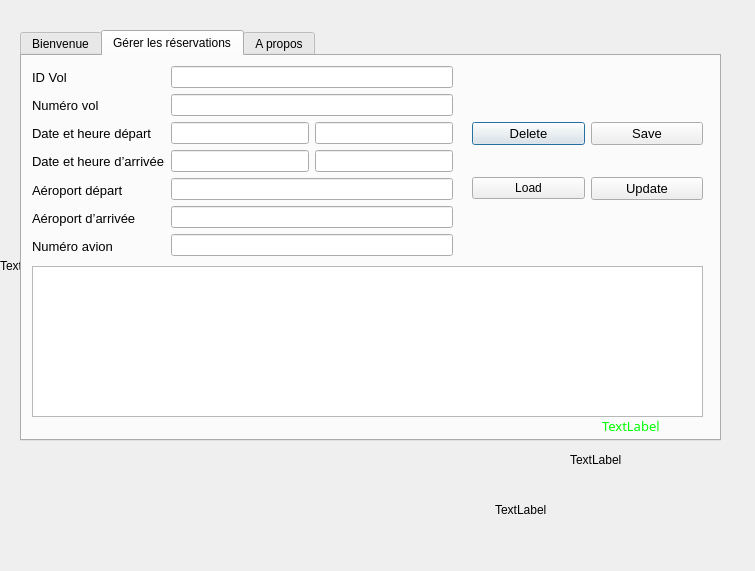
<?xml version="1.0" encoding="UTF-8"?>
<ui version="4.0">
 <class>User_Dialog</class>
 <widget class="QDialog" name="User_Dialog">
  <property name="geometry">
   <rect>
    <x>0</x>
    <y>0</y>
    <width>755</width>
    <height>571</height>
   </rect>
  </property>
  <property name="windowTitle">
   <string>Dialog</string>
  </property>
  <widget class="QTabWidget" name="tabWidget">
   <property name="geometry">
    <rect>
     <x>20</x>
     <y>30</y>
     <width>701</width>
     <height>411</height>
    </rect>
   </property>
   <property name="font">
    <font>
     <family>Segoe UI</family>
     <pointsize>9</pointsize>
    </font>
   </property>
   <property name="autoFillBackground">
    <bool>false</bool>
   </property>
   <property name="tabShape">
    <enum>QTabWidget::Rounded</enum>
   </property>
   <property name="currentIndex">
    <number>1</number>
   </property>
   <property name="iconSize">
    <size>
     <width>20</width>
     <height>20</height>
    </size>
   </property>
   <widget class="QWidget" name="tab">
    <attribute name="title">
     <string>Bienvenue</string>
    </attribute>
    <layout class="QHBoxLayout" name="horizontalLayout_2">
     <item>
      <widget class="QLabel" name="label_bienvenue_admin">
       <property name="text">
        <string/>
       </property>
       <property name="alignment">
        <set>Qt::AlignCenter</set>
       </property>
      </widget>
     </item>
    </layout>
   </widget>
   <widget class="QWidget" name="tab_4">
    <attribute name="title">
     <string>Gérer les réservations</string>
    </attribute>
    <widget class="QLabel" name="label_dbState">
     <property name="geometry">
      <rect>
       <x>580</x>
       <y>360</y>
       <width>121</width>
       <height>20</height>
      </rect>
     </property>
     <property name="palette">
      <palette>
       <active>
        <colorrole role="WindowText">
         <brush brushstyle="SolidPattern">
          <color alpha="255">
           <red>0</red>
           <green>255</green>
           <blue>0</blue>
          </color>
         </brush>
        </colorrole>
       </active>
       <inactive>
        <colorrole role="WindowText">
         <brush brushstyle="SolidPattern">
          <color alpha="255">
           <red>0</red>
           <green>255</green>
           <blue>0</blue>
          </color>
         </brush>
        </colorrole>
       </inactive>
       <disabled>
        <colorrole role="WindowText">
         <brush brushstyle="SolidPattern">
          <color alpha="255">
           <red>120</red>
           <green>120</green>
           <blue>120</blue>
          </color>
         </brush>
        </colorrole>
       </disabled>
      </palette>
     </property>
     <property name="font">
      <font>
       <family>Segoe UI Light</family>
       <pointsize>10</pointsize>
      </font>
     </property>
     <property name="text">
      <string>TextLabel</string>
     </property>
    </widget>
    <widget class="QTableView" name="tableView">
     <property name="geometry">
      <rect>
       <x>10</x>
       <y>210</y>
       <width>671</width>
       <height>151</height>
      </rect>
     </property>
    </widget>
    <widget class="QWidget" name="layoutWidget_2">
     <property name="geometry">
      <rect>
       <x>10</x>
       <y>10</y>
       <width>421</width>
       <height>191</height>
      </rect>
     </property>
     <layout class="QHBoxLayout" name="horizontalLayout_3">
      <item>
       <layout class="QVBoxLayout" name="verticalLayout_2">
        <item>
         <widget class="QLabel" name="label_9">
          <property name="font">
           <font>
            <family>Segoe UI</family>
            <pointsize>10</pointsize>
           </font>
          </property>
          <property name="text">
           <string>ID Vol</string>
          </property>
         </widget>
        </item>
        <item>
         <widget class="QLabel" name="label_3">
          <property name="font">
           <font>
            <family>Segoe UI</family>
            <pointsize>10</pointsize>
           </font>
          </property>
          <property name="text">
           <string>Numéro vol                 </string>
          </property>
         </widget>
        </item>
        <item>
         <widget class="QLabel" name="label_4">
          <property name="font">
           <font>
            <family>Segoe UI</family>
            <pointsize>10</pointsize>
           </font>
          </property>
          <property name="text">
           <string>Date et heure départ   </string>
          </property>
         </widget>
        </item>
        <item>
         <widget class="QLabel" name="label_5">
          <property name="font">
           <font>
            <family>Segoe UI</family>
            <pointsize>10</pointsize>
           </font>
          </property>
          <property name="text">
           <string>Date et heure d’arrivée</string>
          </property>
         </widget>
        </item>
        <item>
         <widget class="QLabel" name="label_6">
          <property name="font">
           <font>
            <family>Segoe UI</family>
            <pointsize>10</pointsize>
           </font>
          </property>
          <property name="text">
           <string>Aéroport départ          </string>
          </property>
         </widget>
        </item>
        <item>
         <widget class="QLabel" name="label_7">
          <property name="font">
           <font>
            <family>Segoe UI</family>
            <pointsize>10</pointsize>
           </font>
          </property>
          <property name="text">
           <string>Aéroport d’arrivée       </string>
          </property>
         </widget>
        </item>
        <item>
         <widget class="QLabel" name="label_8">
          <property name="font">
           <font>
            <family>Segoe UI</family>
            <pointsize>10</pointsize>
           </font>
          </property>
          <property name="text">
           <string>Numéro avion            </string>
          </property>
         </widget>
        </item>
       </layout>
      </item>
      <item>
       <layout class="QVBoxLayout" name="verticalLayout_3">
        <item>
         <widget class="QLineEdit" name="txt_idVol">
          <property name="readOnly">
           <bool>true</bool>
          </property>
         </widget>
        </item>
        <item>
         <widget class="QLineEdit" name="txt_numVol"/>
        </item>
        <item>
         <layout class="QHBoxLayout" name="horizontalLayout_4">
          <item>
           <widget class="QLineEdit" name="txt_dateDepart"/>
          </item>
          <item>
           <widget class="QLineEdit" name="txt_heureDepart"/>
          </item>
         </layout>
        </item>
        <item>
         <layout class="QHBoxLayout" name="horizontalLayout_6">
          <item>
           <widget class="QLineEdit" name="txt_dateArrivee"/>
          </item>
          <item>
           <widget class="QLineEdit" name="txt_heureArrivee"/>
          </item>
         </layout>
        </item>
        <item>
         <widget class="QLineEdit" name="txt_aeroportDepart">
          <property name="text">
           <string/>
          </property>
         </widget>
        </item>
        <item>
         <widget class="QLineEdit" name="txt_aeroportArrivee"/>
        </item>
        <item>
         <widget class="QLineEdit" name="txt_numAvion"/>
        </item>
       </layout>
      </item>
     </layout>
    </widget>
    <widget class="QWidget" name="layoutWidget_3">
     <property name="geometry">
      <rect>
       <x>450</x>
       <y>40</y>
       <width>231</width>
       <height>131</height>
      </rect>
     </property>
     <layout class="QVBoxLayout" name="verticalLayout_4">
      <item>
       <layout class="QHBoxLayout" name="horizontalLayout_5">
        <item>
         <widget class="QPushButton" name="delete_2">
          <property name="font">
           <font>
            <family>Segoe UI</family>
            <pointsize>10</pointsize>
           </font>
          </property>
          <property name="text">
           <string>Delete</string>
          </property>
          <property name="icon">
           <iconset>
            <normaloff>Data/Pictures/delete.png</normaloff>Data/Pictures/delete.png</iconset>
          </property>
          <property name="iconSize">
           <size>
            <width>45</width>
            <height>45</height>
           </size>
          </property>
         </widget>
        </item>
        <item>
         <widget class="QPushButton" name="save">
          <property name="font">
           <font>
            <family>Segoe UI</family>
            <pointsize>10</pointsize>
           </font>
          </property>
          <property name="text">
           <string>Save</string>
          </property>
          <property name="icon">
           <iconset>
            <normaloff>Data/Pictures/save.png</normaloff>Data/Pictures/save.png</iconset>
          </property>
          <property name="iconSize">
           <size>
            <width>45</width>
            <height>45</height>
           </size>
          </property>
         </widget>
        </item>
       </layout>
      </item>
      <item>
       <layout class="QHBoxLayout" name="horizontalLayout_7">
        <item>
         <widget class="QPushButton" name="load">
          <property name="text">
           <string>Load</string>
          </property>
          <property name="icon">
           <iconset>
            <normaloff>Data/Pictures/load.png</normaloff>Data/Pictures/load.png</iconset>
          </property>
          <property name="iconSize">
           <size>
            <width>45</width>
            <height>45</height>
           </size>
          </property>
         </widget>
        </item>
        <item>
         <widget class="QPushButton" name="update">
          <property name="font">
           <font>
            <family>Segoe UI</family>
            <pointsize>10</pointsize>
           </font>
          </property>
          <property name="text">
           <string>Update</string>
          </property>
          <property name="icon">
           <iconset>
            <normaloff>Data/Pictures/update.png</normaloff>Data/Pictures/update.png</iconset>
          </property>
          <property name="iconSize">
           <size>
            <width>45</width>
            <height>45</height>
           </size>
          </property>
         </widget>
        </item>
       </layout>
      </item>
     </layout>
    </widget>
    <zorder>layoutWidget_2</zorder>
    <zorder>layoutWidget_3</zorder>
    <zorder>label_dbState</zorder>
    <zorder>tableView</zorder>
   </widget>
   <widget class="QWidget" name="tab_3">
    <attribute name="title">
     <string>A propos</string>
    </attribute>
    <widget class="QLabel" name="label">
     <property name="geometry">
      <rect>
       <x>20</x>
       <y>10</y>
       <width>480</width>
       <height>104</height>
      </rect>
     </property>
     <property name="text">
      <string>Sujet 7 : Application de gestion de réservation du vol
L’objectif est de développer une application graphique permettant de gérer les réservations des vols
au niveau d’une agence de voyage. L’utilisateur de cette application peut :
 Ajouter un vol (numéro vol, date et heure départ, date et heure d’arrivée, Aéroport départ,
aéroport d’arrivée, numéro avion)
 Rechercher et consulter des vols existant par date départ, destination ..., etc.
 Ajouter un voyageur et lui réserver un vol
 Il peut aussi modifier ou annuler un vol.</string>
     </property>
    </widget>
   </widget>
  </widget>
  <widget class="QLabel" name="label_background2">
   <property name="geometry">
    <rect>
     <x>0</x>
     <y>0</y>
     <width>771</width>
     <height>531</height>
    </rect>
   </property>
   <property name="font">
    <font>
     <stylestrategy>PreferAntialias</stylestrategy>
    </font>
   </property>
   <property name="text">
    <string>TextLabel</string>
   </property>
  </widget>
  <widget class="QLabel" name="label_date">
   <property name="geometry">
    <rect>
     <x>495</x>
     <y>500</y>
     <width>121</width>
     <height>20</height>
    </rect>
   </property>
   <property name="text">
    <string>TextLabel</string>
   </property>
  </widget>
  <widget class="QLabel" name="label_time">
   <property name="geometry">
    <rect>
     <x>570</x>
     <y>450</y>
     <width>101</width>
     <height>20</height>
    </rect>
   </property>
   <property name="text">
    <string>TextLabel</string>
   </property>
  </widget>
  <zorder>label_background2</zorder>
  <zorder>tabWidget</zorder>
  <zorder>label_date</zorder>
  <zorder>label_time</zorder>
 </widget>
 <resources/>
 <connections/>
</ui>
